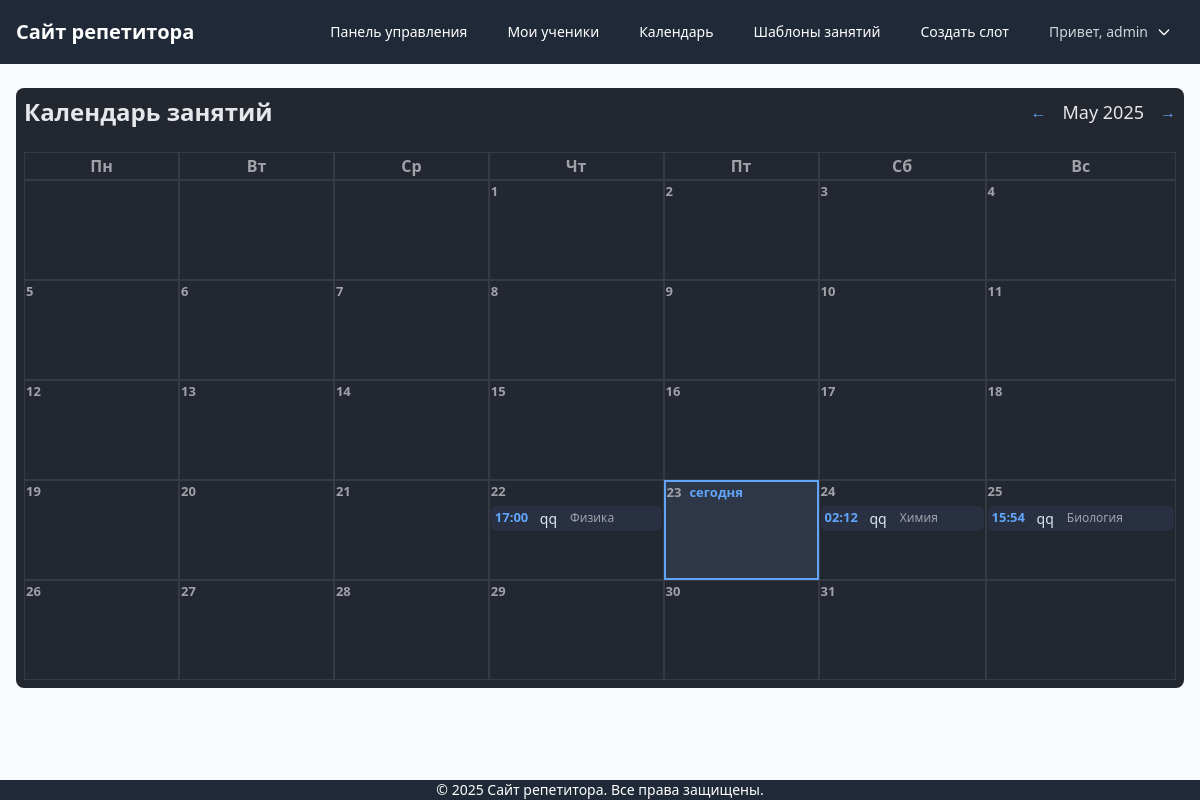
/tutor/calendar/ (signed in), run on an earlier commit of the app's database.
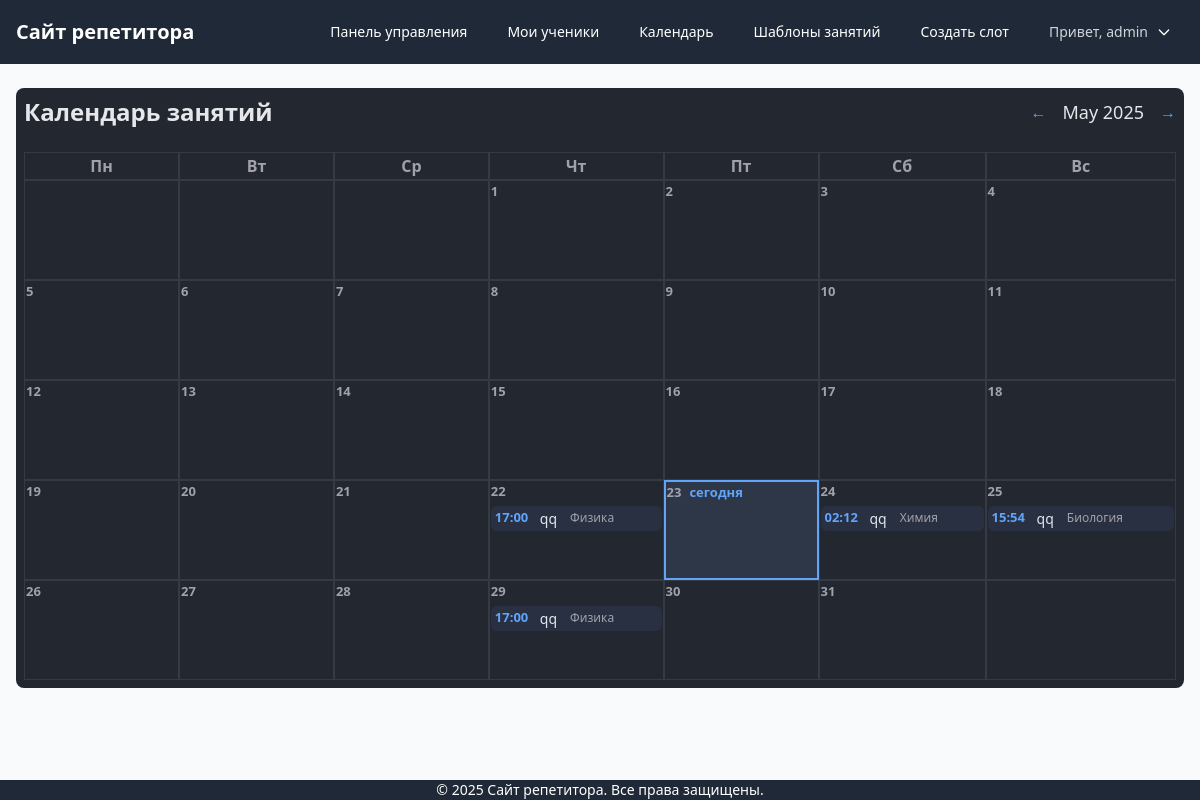
And on a later commit of the database.
### scheduler/models.py (models this page shows, shortened)
class Lesson(models.Model):
    STATUS_CHOICES = [
        ('scheduled', 'Запланировано'),
        ('completed', 'Завершено'),
        ('cancelled', 'Отменено'),
    ]
    SUBJECT_CHOICES = [
        ('math', 'Математика'),
        ('physics', 'Физика'),
        ('chemistry', 'Химия'),
        ('biology', 'Биология'),
        ('english', 'Английский язык'),
        ('russian', 'Русский язык'),
        ('literature', 'Литература'),
        ('history', 'История'),
        ('geography', 'География'),
        ('other', 'Другое'),
    ]
    time_slot = models.OneToOneField(TimeSlot, on_delete=models.CASCADE, related_name='lesson')
    student = models.ForeignKey(User, on_delete=models.CASCADE, related_name='booked_lessons')
    status = models.CharField(max_length=20, choices=STATUS_CHOICES, default='scheduled')
    subject = models.CharField(max_length=20, choices=SUBJECT_CHOICES, default='math')
    notes = models.TextField(blank=True)
    created_at = models.DateTimeField(auto_now_add=True)
    updated_at = models.DateTimeField(auto_now=True)

class TimeSlot(models.Model):
    STATUS_CHOICES = [
        ('available', 'Доступно'),
        ('booked', 'Забронировано'),
        ('completed', 'Завершено'),
        ('cancelled', 'Отменено'),
    ]
    tutor = models.ForeignKey(User, on_delete=models.CASCADE, related_name='time_slots')
    student = models.ForeignKey(User, on_delete=models.SET_NULL, null=True, blank=True, related_name='booked_slots')
    datetime = models.DateTimeField()
    status = models.CharField(max_length=10, choices=STATUS_CHOICES, default='available')
    duration = models.IntegerField(default=60, help_text='Длительность в минутах')
    notes = models.TextField(blank=True)
    class Meta:
        unique_together = ['tutor', 'datetime']
        ordering = ['datetime']

### scheduler/views.py (the view)
# urls.py: path('tutor/calendar/', views.TutorCalendarView.as_view(), name='tutor_calendar'),
class TutorCalendarView(LoginRequiredMixin, UserPassesTestMixin, TemplateView):
    template_name = 'scheduler/tutor/calendar.html'
    def test_func(self):
        return self.request.user.groups.filter(name='Tutors').exists()
    def get_context_data(self, **kwargs):
        context = super().get_context_data(**kwargs)
        year = int(self.request.GET.get('year', timezone.now().year))
        month = int(self.request.GET.get('month', timezone.now().month))
        cal = calendar.monthcalendar(year, month)
        start_date = timezone.make_aware(datetime(year, month, 1))
        if month == 12:
            end_date = timezone.make_aware(datetime(year + 1, 1, 1))
        else:
            end_date = timezone.make_aware(datetime(year, month + 1, 1))
        lessons = Lesson.objects.filter(
            time_slot__datetime__gte=start_date,
            time_slot__datetime__lt=end_date,
            time_slot__tutor=self.request.user,
            status__in=['scheduled', 'completed']
        ).select_related('student', 'time_slot')
        lessons_by_day = {}
        for lesson in lessons:
            day = lesson.time_slot.datetime.day
            if day not in lessons_by_day:
                lessons_by_day[day] = []
            lessons_by_day[day].append(lesson)
        today = timezone.localtime(timezone.now())
        context.update({
            'calendar': cal,
            'lessons_by_day': lessons_by_day,
            'year': year,
            'month': month,
            'month_name': calendar.month_name[month],
            'prev_month': (month - 1) if month > 1 else 12,
            'prev_year': year if month > 1 else year - 1,
            'next_month': (month + 1) if month < 12 else 1,
            'next_year': year if month < 12 else year + 1,
            'day_names': ['Пн', 'Вт', 'Ср', 'Чт', 'Пт', 'Сб', 'Вс'],
            'today_day': today.day,
            'today_month': today.month,
            'today_year': today.year,
        })
        return context

### scheduler/templatetags/scheduler_extras.py (called while the page is built)
@register.filter
def date_with_weekday(value):
    if not value:
        return ""
    weekdays = ['Пн', 'Вт', 'Ср', 'Чт', 'Пт', 'Сб', 'Вс']
    return f"{value.strftime('%d.%m.%Y')} ({weekdays[value.weekday()]})"

@register.filter
def get_item(dictionary, key):
    return dictionary.get(key)

### scheduler/templates/scheduler/tutor/calendar.html (shortened to what this page needs)
{% extends 'base.html' %}
{% load scheduler_extras %}
{% block content %}
<div class="space-y-6  calendar-dark p-2 rounded-lg">
    <div class="flex flex-col sm:flex-row justify-between items-center gap-2">
        <h1 class="text-2xl font-bold">Календарь занятий</h1>
        <div class="flex items-center space-x-4">
            <a href="?year={{ prev_year }}&month={{ prev_month }}" class="text-blue-400 hover:text-blue-200 transition">←</a>
            <span class="text-lg font-medium">{{ month_name }} {{ year }}</span>
            <a href="?year={{ next_year }}&month={{ next_month }}" class="text-blue-400 hover:text-blue-200 transition">→</a>
        </div>
    </div>
    <div >
        <table class="w-full border-separate border-spacing-0 calendar-dark">
            <thead>
                <tr>
                    <th>Пн</th>
                    <th>Вт</th>
                    <th>Ср</th>
                    <th>Чт</th>
                    <th>Пт</th>
                    <th>Сб</th>
                    <th>Вс</th>
                </tr>
            </thead>
            <tbody>
                {% for week in calendar %}
                <tr>
                    {% for day in week %}
                    <td class="day-cell {% if day == today_day and month == today_month and year == today_year and day != 0 %}today{% endif %}">
                        {% if day != 0 %}
                            <div class="day-label flex items-center gap-2">
                                <span>{{ day }}</span>
                                {% if day == today_day and month == today_month and year == today_year %}<span class="text-blue-400 font-bold">сегодня</span>{% endif %}
                            </div>
                            <div class=" gap-1">
                            {% if day in lessons_by_day %}
                                {% for lesson in lessons_by_day|get_item:day %}
                                    <div class="lesson-row" tabindex="0">
                                        <span class="lesson-time">{{ lesson.time_slot.datetime|time:"H:i" }}</span>
                                        <span class="truncate">{{ lesson.student.get_full_name|default:lesson.student.username }}</span>
                                        <span class="lesson-subject">{{ lesson.get_subject_display }}</span>
                                    </div>
                                {% endfor %}
                            {% endif %}
                            </div>
                        {% endif %}
                    </td>
                    {% endfor %}
                </tr>
                {% endfor %}
            </tbody>
        </table>
    </div>
</div>
{% endblock %}

What changed in the data, as far as the page shows it:
added Lesson: time_slot.datetime "17:00", student.get_full_name "qq", subject "Физика", shown under "29"
